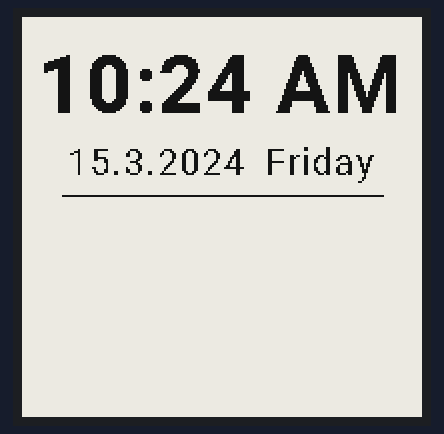
A sketch run on a simulated ESP32. On the bench: 200×200 one-colour display. WiFi joins after 1.5 s; servers stay silent unless stated; the local clock reads 2024-03-15 10:24:30 at power-on unless the sketch sets it; what the sketch prints to the serial monitor is not drawn.

Above: at 3.9 s.
At 62.3 s:
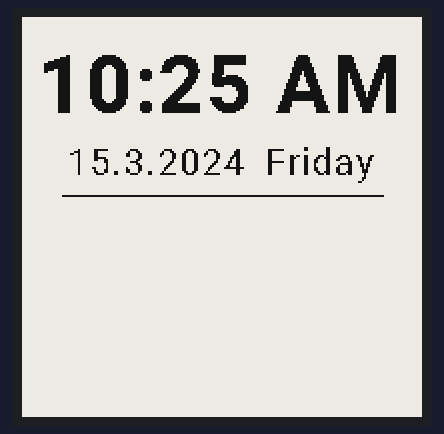
At 122.3 s:
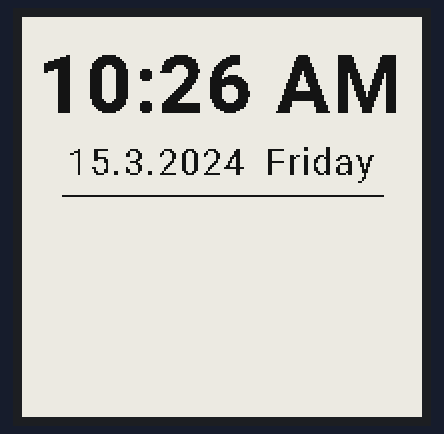

Measured:
- what the display in image 0 shows lasts 58.5 s, from 3.8 s to 62.3 s
- what the display in image 1 shows lasts 60.0 s, from 62.3 s to 122.3 s

The sketch:

DeskClockV4.ino
```cpp
#include <WiFi.h>
#include "time.h"

const char* ntpServer = "pool.ntp.org";
const long gmtOffset_sec = 19800;  // 5 hours 30 minutes in seconds
const int daylightOffset_sec = 0;  // No daylight saving time in India

//const char* ssid = "Norway";
//const char* password = "EmmaVnyv10";

const char* ssid = "Praveen_Jio";
const char* password = "Praveen@123";

String text = "";

struct tm timeinfo;
bool timeUpdateFlag = 1;


void setup() {
  Serial.begin(115200);  // put your setup code here, to run once:
  Serial.println(WiFi.localIP());

  //connect to WiFi
  Serial.printf("Connecting to %s ", ssid);
  WiFi.begin(ssid, password);
  while (WiFi.status() != WL_CONNECTED) {
    delay(500);
    Serial.print(".");
  }
  configTime(gmtOffset_sec, daylightOffset_sec, ntpServer);
  timeinfo = findLocalTime();

  displayInitialisation();
  //disconnect WiFi as it's no longer needed
  //WiFi.disconnect(true);
  //Serial.println("Wifi disconnected");
  //WiFi.mode(WIFI_OFF);
}

void loop() {
  // put your main code here, to run repeatedly:
  if (timeUpdateFlag == 1 ) {
      displayTime(timeinfo.tm_hour,
                  timeinfo.tm_min,
                  timeinfo.tm_mday,
                  timeinfo.tm_mon + 1,  // Months are 0-based
                  timeinfo.tm_year + 1900,
                  timeinfo.tm_wday);
      timeUpdateFlag = 0;
    }
  timeinfo = updateTime(timeinfo);
}
```

Roboto_18.h
```cpp
#ifndef ROBOTO_18_H
#define ROBOTO_18_H

#include <Arduino.h>
#include <Adafruit_GFX.h>
#include <gfxfont.h>
extern const GFXfont Roboto_18;

#endif // ROBOTO_18_H
```

Roboto_Bold_12.h
```cpp
#ifndef ROBOTO_BOLD_12_H
#define ROBOTO_BOLD_12_H

#include <Arduino.h>
#include <gfxfont.h>  // Ensure Adafruit GFX is included
#include <Adafruit_GFX.h>

extern const GFXfont Roboto_Bold_12;

#endif // ROBOTO_BOLD_12_H
```

Roboto_Bold_24.h
```cpp
#ifndef ROBOTO_Bold_24_H
#define ROBOTO_Bold_24_H

#include <Arduino.h>
#include <Adafruit_GFX.h>
#include <gfxfont.h>
extern const GFXfont Roboto_Bold_24;

#endif // ROBOTO_Bold_24_H
```

Roboto_Bold_40.h
```cpp
#ifndef ROBOTO_Bold_40_H
#define ROBOTO_Bold_40_H

#include <Arduino.h>
#include <Adafruit_GFX.h>
#include <gfxfont.h>
extern const GFXfont Roboto_Bold_40;

#endif // ROBOTO_Bold_40_H
```

Time.ino
```cpp
int timeTextCenterYPos = 32;
unsigned long lastTimeUpdate = 0;  // Track last time update
const unsigned long updateInterval = 60000; // 60 seconds in milliseconds


struct tm findLocalTime() {
  struct tm timeinfo;
  if (getLocalTime(&timeinfo)) {
    return timeinfo;
  } else {
    Serial.println("Failed to obtain time");
    //struct tm defaultTime = {};
    //return ;
    findLocalTime();
  }
  return timeinfo;
}

String getDayOfWeek(int day) {
  switch (day) {
    case 0: return "Sunday";
    case 1: return "Monday";
    case 2: return "Tuesday";
    case 3: return "Wednesday";
    case 4: return "Thursday";
    case 5: return "Friday";
    case 6: return "Saturday";
    default: return "Invalid day";
  }
}

struct tm updateTime(struct tm currentTime) {
  unsigned long currentMillis = millis();

  // Check if 60 seconds have passed
  if (currentMillis - lastTimeUpdate >= updateInterval) {
    lastTimeUpdate = currentMillis;  // Reset the last update time

    // Increment the time (currentTime is the tm structure)
    currentTime.tm_sec += 60;  // Increment seconds by 60 to represent 1 minute

    // Handle overflow of seconds into minutes, hours, and days
    if (currentTime.tm_sec >= 60) {
      currentTime.tm_sec = 0;
      currentTime.tm_min++;  // Increment minute
      timeUpdateFlag = 1;
    }

    if (currentTime.tm_min >= 60) {
      currentTime.tm_min = 0;
      currentTime.tm_hour++;  // Increment hour
    }

    if (currentTime.tm_hour >= 24) {
      currentTime.tm_hour = 0;
      currentTime.tm_mday++;  // Increment day
    }

    int daysInMonth = getDaysInMonth(currentTime.tm_mon, currentTime.tm_year);

    if (currentTime.tm_mday > daysInMonth) {
      currentTime.tm_mday = 1;  // Reset to 1st day of the month
      currentTime.tm_mon++;     // Increment month
    }

    // Handle year overflow
    if (currentTime.tm_mon >= 12) {
      currentTime.tm_mon = 0;
      currentTime.tm_year++;  // Increment year (years since 1900)
    }
  }

  return currentTime;
}


int getDaysInMonth(int month, int year) {
  // Months are 0-based (0 = January, 11 = December)
  switch (month) {
    case 0: case 2: case 4: case 6: case 7: case 9: case 11:  // 31 days
      return 31;
    case 3: case 5: case 8: case 10:  // 30 days
      return 30;
    case 1:  // February
      return isLeapYear(year) ? 29 : 28;  // Leap year check
    default:
      return 31;  // Default to 31 if month is out of range (shouldn't happen)
  }
}

// Function to check if a year is a leap year
bool isLeapYear(int year) {
  if ((year % 4 == 0 && year % 100 != 0) || (year % 400 == 0)) {
    return true;
  }
  return false;
}

String format12HourTime(int hour, int minute) {
  String amPm = "AM";

  if (hour >= 12) {
    amPm = "PM";
    if (hour > 12) {
      hour -= 12;  // Convert to 12-hour format
    }
  } else if (hour == 0) {
    hour = 12;  // Midnight is 12 AM
  }

  // Ensure leading zero for single-digit hours and minutes
  String hourStr = (hour < 10) ? "0" + String(hour) : String(hour);
  String minStr = (minute < 10) ? "0" + String(minute) : String(minute);

  return hourStr + ":" + minStr + " " + amPm;
}
```

einkDisplay.ino
```cpp
#include "Roboto_Bold_12.h"
#include "Roboto_18.h"
#include "Roboto_Bold_24.h"
#include "Roboto_Bold_40.h"
#include <GxEPD2_BW.h>
#include <GxEPD2_3C.h>
#include <GxEPD2_4C.h>
#include <GxEPD2_7C.h>

#define GxEPD2_DRIVER_CLASS GxEPD2_154_D67  // GDEH0154D67 200x200, SSD1681, (HINK-E154A07-A1)

// Define display constructor for ESP32 DevKit V1
GxEPD2_BW<GxEPD2_154_D67, GxEPD2_154_D67::HEIGHT> display(
  GxEPD2_154_D67(/*CS=*/5, /*DC=*/17, /*RST=*/16, /*BUSY=*/4));

void displayInitialisation() {
  Serial.println("Initializing display...");

  SPI.begin(18, 19, 23, 5);  // SCK=18, MISO=19, MOSI=23, CS=5
  Serial.println("SPI Initialized!");

  display.init(115200, true, 2, false);

  display.setRotation(1);
  display.setTextColor(GxEPD_BLACK);
  display.fillScreen(GxEPD_WHITE);
}

void displayTime(int hr, int min, int day, int month, int year, int wday) {

  String time = format12HourTime(hr, min);
  Serial.println(time);

  String dayStr = String(day);
  String monthStr = String(month);
  String yearStr = String(year);
  String dayofWeek = getDayOfWeek(wday);
  String date = dayStr + "." + monthStr + "." + yearStr + "  " + dayofWeek;
  Serial.println(date);

  display.init(115200, true, 2, false);
  display.firstPage();
  do {
    display.fillScreen(GxEPD_WHITE);
    display.setFont(&Roboto_Bold_40);
    //display.setTextSize(1);
    int16_t timebx, timeby;
    uint16_t timebw, timebh;
    display.getTextBounds(time, 0, 0, &timebx, &timeby, &timebw, &timebh);
    uint16_t timePosx = ((display.width() - timebw) / 2) - timebx;
    uint16_t timePosy = ((display.height() - timebh) / 9) - timeby;
    display.setCursor(timePosx, timePosy);
    display.print(time);


    display.setFont(&Roboto_18);
    //display.setTextSize(1);
    int16_t datebx, dateby;
    uint16_t datebw, datebh;
    display.getTextBounds(date, 0, 0, &datebx, &dateby, &datebw, &datebh);
    uint16_t datePosx = (((display.width() - datebw) / 2));
    uint16_t datePosy = timePosy + timebh + 2;
    display.setCursor(datePosx, datePosy);
    display.print(date);

    display.drawLine(0 + 20, datePosy + 10, display.width() - 20, datePosy + 10, GxEPD_BLACK);
  } while (display.nextPage());

  String previousDate = date;
  display.hibernate();
}
```

Source omitted: Roboto_18.cpp (data table, 12113 bytes), oto_Bold_12.cpp (data table, 9017 bytes), to_Bold_24.cpp (data table, 17028 bytes), to_Bold_40.cpp (data table, 35983 bytes)
